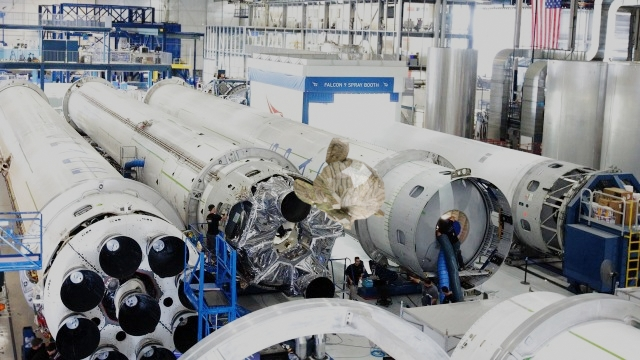
#> input picture DATASET/Suzanne/images/000000.jpg, 640 x 360 px, given as the content of the folder ./JPEGImages/, which was not available
$ python augment.py
#> lines starting #> are read from the running program, lines starting #| are printed output that depends on the picture; pictures that were not available may be replaced by others from this repository, and a replacement may not be noted
#> in load_data_detection, img is the input picture: PIL image 640x360 RGB; mean R, G, B 138.4, 140.7, 143.2
### tools/augmentation/image.py
#!/usr/bin/python
# encoding: utf-8
import random
import os
from PIL import Image, ImageChops, ImageMath
import numpy as np

# [5 lines left out: function scale_image_channel, not called in this run]

def distort_image(im, hue, sat, val):
    im = im.convert('HSV')
    cs = list(im.split())
    cs[1] = cs[1].point(lambda i: i * sat)
    cs[2] = cs[2].point(lambda i: i * val)

    def change_hue(x):
        x += hue*255
        if x > 255:
            x -= 255
        if x < 0:
            x += 255
        return x
    cs[0] = cs[0].point(change_hue)
    im = Image.merge(im.mode, tuple(cs))

    im = im.convert('RGB')
    return im

def rand_scale(s):
    scale = random.uniform(1, s)
    if(random.randint(1,10000)%2):
        return scale
    return 1./scale

def random_distort_image(im, hue, saturation, exposure):
    dhue = random.uniform(-hue, hue)
    dsat = rand_scale(saturation)
    dexp = rand_scale(exposure)
    res  = distort_image(im, dhue, dsat, dexp)
    return res

def data_augmentation(img, shape, jitter, hue, saturation, exposure):

#> called with shape = (640, 480), jitter = 0.107, hue = 0.025, saturation = 1.5, exposure = 1.5
    ow, oh = img.size
#> ow = 640; oh = 360

    dw =int(ow*jitter)
#> dw = 68
    dh =int(oh*jitter)
#> dh = 38

    pleft  = 0 #random.randint(-dw, dw)
    pright = pleft+dw
#> pright = 68
    ptop   = 0 #random.randint(-dh, dh)
    pbot   = ptop+dh
#> pbot = 38

    swidth =  ow - pleft - pright
#> swidth = 572
    sheight = oh - ptop - pbot
#> sheight = 322

    sx = float(swidth)  / ow
#> sx = 0.894
    sy = float(sheight) / oh
#> sy = 0.894

    flip = random.randint(1,10000)%2
    cropped = img.crop( (pleft, ptop, pleft + swidth - 1, ptop + sheight - 1))
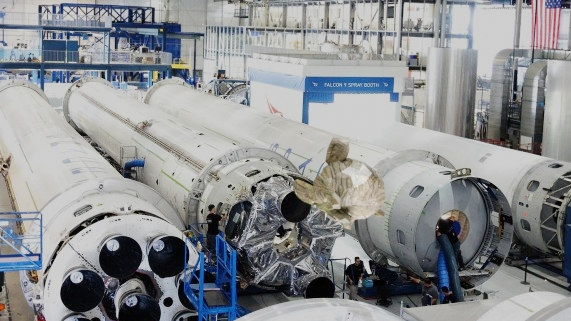
#> cropped: PIL image 571x321 RGB; mean R, G, B 139.9, 142.5, 145

    dx = (float(pleft)/ow)/sx
#> dx = 0
    dy = (float(ptop) /oh)/sy
#> dy = 0

    sized = cropped.resize(shape)
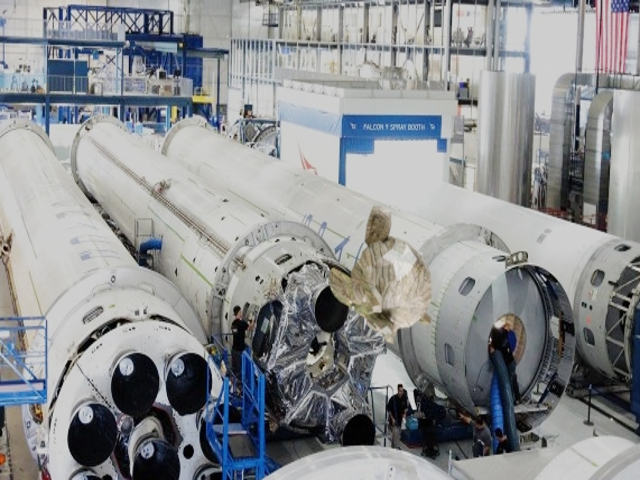
#> sized: PIL image 640x480 RGB; mean R, G, B 139.9, 142.5, 145

    img = random_distort_image(sized, hue, saturation, exposure)
#> in distort_image, `im = im.convert('HSV')`: im: PIL image 640x480 HSV; mean H, S, V 92.2, 31.2, 148.6
#> in distort_image, `cs = list(im.split())`: cs = 3 items
#> in distort_image, `im = Image.merge(im.mode, tuple(cs))`: im: PIL image 640x480 HSV; mean H, S, V 109.2, 21, 123.5
#> in distort_image, `im = im.convert('RGB')`:
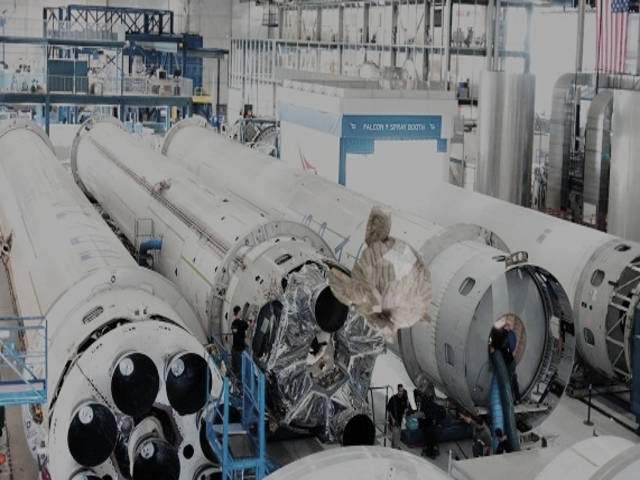
#> im: PIL image 640x480 RGB; mean R, G, B 118.8, 120.7, 121.6

    return img, flip, dx,dy,sx,sy

def fill_truth_detection(labpath, w, h, flip, dx, dy, sx, sy):
    max_boxes = 50
    label = np.zeros((max_boxes,21))
    if os.path.getsize(labpath):
        bs = np.loadtxt(labpath)
        if bs is None:
            return label
        bs = np.reshape(bs, (-1, 21))
        cc = 0
        for i in range(bs.shape[0]):
            x0 = bs[i][1]
            y0 = bs[i][2]
            x1 = bs[i][3]
            y1 = bs[i][4]
            x2 = bs[i][5]
            y2 = bs[i][6]
            x3 = bs[i][7]
            y3 = bs[i][8]
            x4 = bs[i][9]
            y4 = bs[i][10]
            x5 = bs[i][11]
            y5 = bs[i][12]
            x6 = bs[i][13]
            y6 = bs[i][14]
            x7 = bs[i][15]
            y7 = bs[i][16]
            x8 = bs[i][17]
            y8 = bs[i][18]

            x0 = min(0.999, max(0, x0 * sx - dx))
            y0 = min(0.999, max(0, y0 * sy - dy))
            x1 = min(0.999, max(0, x1 * sx - dx))
            y1 = min(0.999, max(0, y1 * sy - dy))
            x2 = min(0.999, max(0, x2 * sx - dx))
            y2 = min(0.999, max(0, y2 * sy - dy))
            x3 = min(0.999, max(0, x3 * sx - dx))
            y3 = min(0.999, max(0, y3 * sy - dy))
            x4 = min(0.999, max(0, x4 * sx - dx))
            y4 = min(0.999, max(0, y4 * sy - dy))
            x5 = min(0.999, max(0, x5 * sx - dx))
            y5 = min(0.999, max(0, y5 * sy - dy))
            x6 = min(0.999, max(0, x6 * sx - dx))
            y6 = min(0.999, max(0, y6 * sy - dy))
            x7 = min(0.999, max(0, x7 * sx - dx))
            y7 = min(0.999, max(0, y7 * sy - dy))
            x8 = min(0.999, max(0, x8 * sx - dx))
            y8 = min(0.999, max(0, y8 * sy - dy))

            bs[i][1] = x0
            bs[i][2] = y0
            bs[i][3] = x1
            bs[i][4] = y1
            bs[i][5] = x2
            bs[i][6] = y2
            bs[i][7] = x3
            bs[i][8] = y3
            bs[i][9] = x4
            bs[i][10] = y4
            bs[i][11] = x5
            bs[i][12] = y5
            bs[i][13] = x6
            bs[i][14] = y6
            bs[i][15] = x7
            bs[i][16] = y7
            bs[i][17] = x8
            bs[i][18] = y8

            label[cc] = bs[i]
            cc += 1
            if cc >= 50:
                break

    label = np.reshape(label, (-1))
    return label

# [18 lines left out: function change_background, not called in this run]

def load_data_detection(imgpath, shape, jitter, hue, saturation, exposure):
    labpath = imgpath.replace('images', 'labels').replace('JPEGImages', 'labels').replace('.jpg', '.txt').replace('.png','.txt')

    ## data augmentation
    img = Image.open(imgpath).convert('RGB')

    img,flip,dx,dy,sx,sy = data_augmentation(img, shape, jitter, hue, saturation, exposure)
#> flip = 1; dx = 0; dy = 0; sx = 0.894; sy = 0.894
    ow, oh = img.size
#> ow = 640; oh = 480
    label = fill_truth_detection(labpath, ow, oh, flip, dx, dy, 1./sx, 1./sy)
    return img,label

### tools/augmentation/augment.py
import os
import random
from PIL import Image
import numpy as np
from image import *


hue = 0.025
saturation = 1.5
exposure = 1.5

factor = 1


counter = len(os.listdir('./JPEGImages/'))
for file in sorted(os.listdir('./JPEGImages/')):
	for i in range(factor):
		jitter = (random.random() * 0.6) - 0.4
		# Get the data augmented image and their corresponding labels
#> (the run stopped early here; a loop or call above may not have finished)
